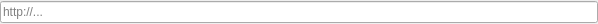
<?xml version="1.0" encoding="UTF-8"?>
<ui version="4.0">
 <class>UriView</class>
 <widget class="QWidget" name="UriView">
  <property name="geometry">
   <rect>
    <x>0</x>
    <y>0</y>
    <width>598</width>
    <height>24</height>
   </rect>
  </property>
  <property name="minimumSize">
   <size>
    <width>100</width>
    <height>0</height>
   </size>
  </property>
  <property name="windowTitle">
   <string>Form</string>
  </property>
  <layout class="QVBoxLayout" name="verticalLayout">
   <property name="spacing">
    <number>0</number>
   </property>
   <property name="leftMargin">
    <number>0</number>
   </property>
   <property name="topMargin">
    <number>0</number>
   </property>
   <property name="rightMargin">
    <number>0</number>
   </property>
   <property name="bottomMargin">
    <number>0</number>
   </property>
   <item>
    <widget class="QLineEdit" name="uri">
     <property name="placeholderText">
      <string>http://...</string>
     </property>
    </widget>
   </item>
  </layout>
 </widget>
 <resources/>
 <connections/>
</ui>
